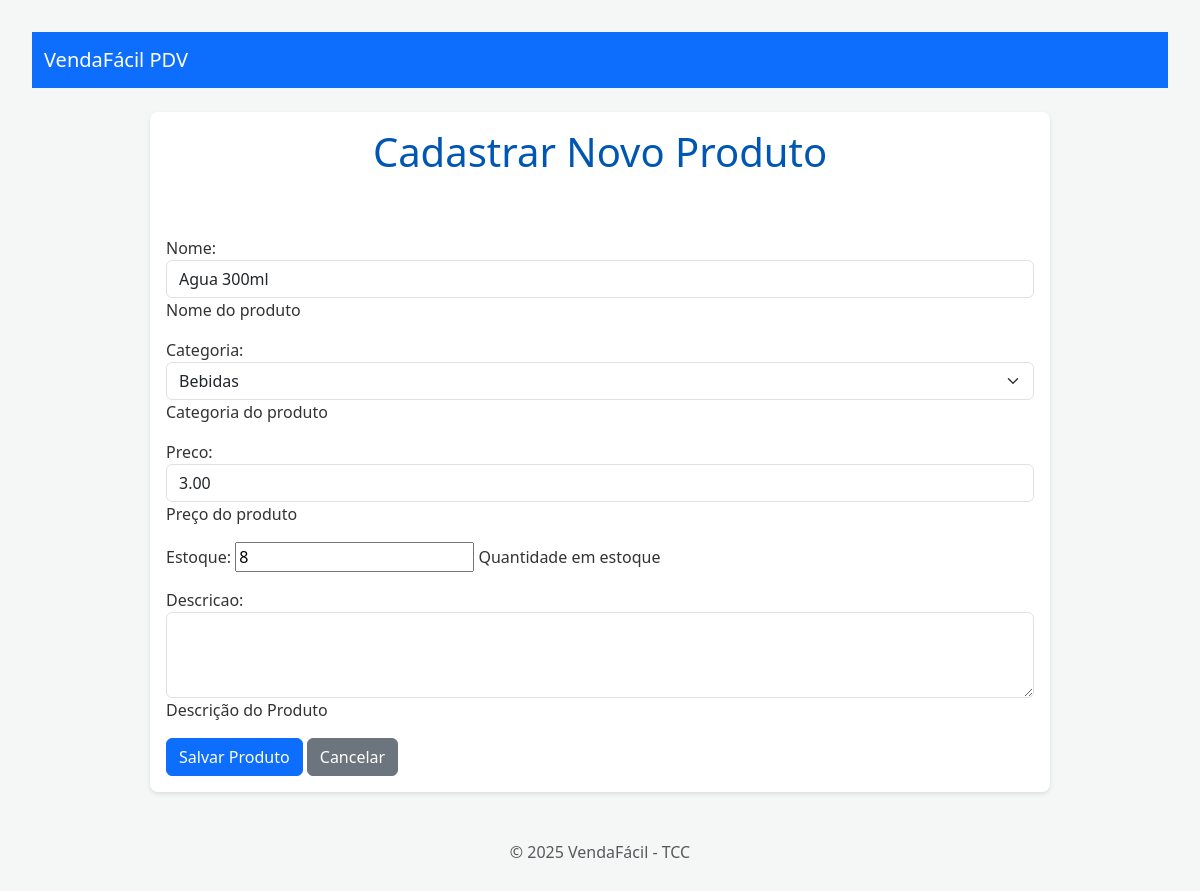
Before: /produtos/2/editar/ with the older database file.
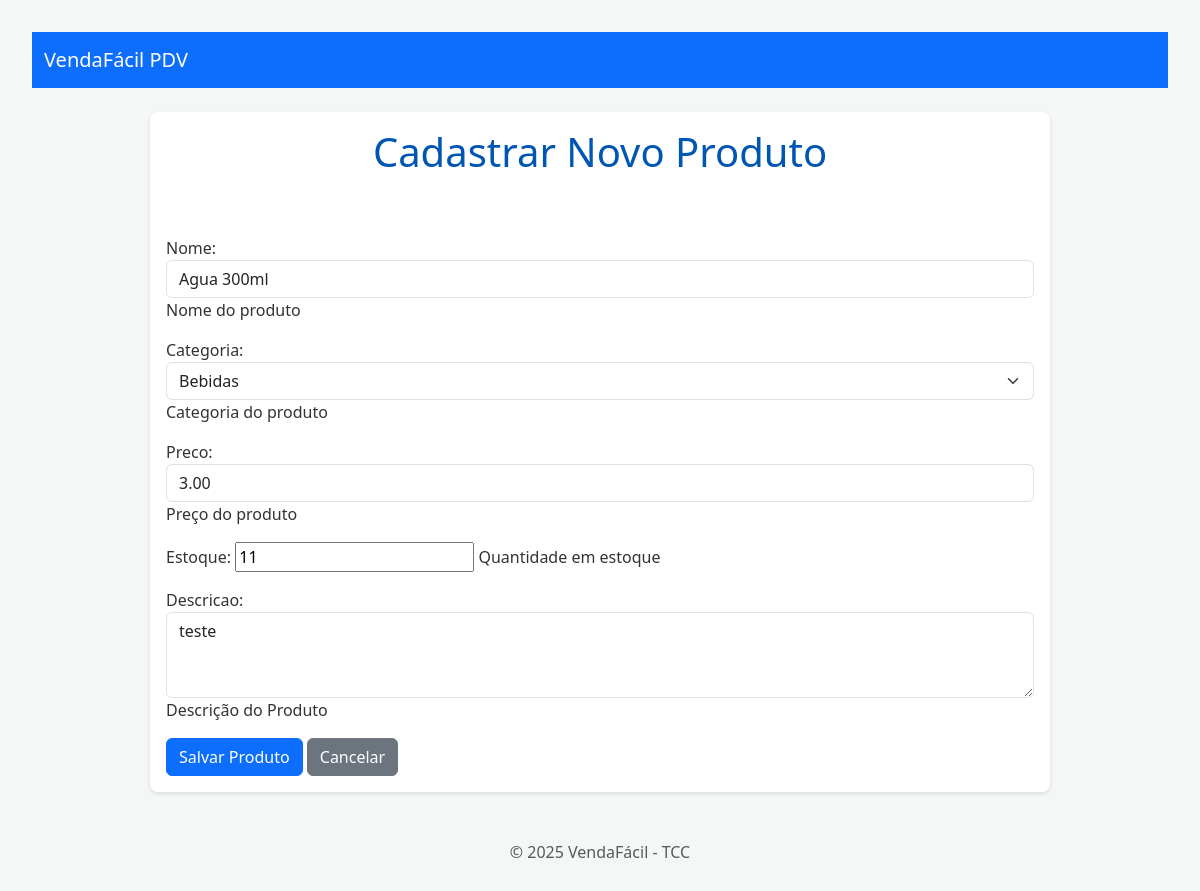
After: the same page with the newer database file.
### products/models.py (models this page shows, shortened)
class Produto(models.Model):
    nome = models.CharField(max_length=200, help_text="Nome do produto")
    descricao = models.TextField(blank=True, null=True, help_text="Descrição do Produto")
    preco = models.DecimalField(max_digits=10, decimal_places=2, help_text="Preço do produto")
    estoque = models.IntegerField(default=0, help_text="Quantidade em estoque")
    categoria = models.ForeignKey(Categoria, on_delete=models.PROTECT, related_name='produtos', help_text="Categoria do produto")
    data_criacao = models.DateTimeField(auto_now_add=True)
    data_atualizacao = models.DateTimeField(auto_now=True)

class Categoria(models.Model):
    nome = models.CharField(max_length=100, unique=True, help_text="Nome da categoria")
    def __str__(self):
        return self.nome

### products/views.py (the view)
# urls.py: path('<int:pk>/editar/', views.atualizar_produto, name='atualizar_produto'),
def atualizar_produto(request, pk):
    produto = get_object_or_404(Produto, pk=pk)
    if request.method =='POST':
        form = ProdutoForm(request.POST, instance=produto)
        if form.is_valid():
            form.save()
            return redirect('products:detalhe_produto', pk=produto.pk)
    else:
        form = ProdutoForm(instance=produto)
    context = {
        'form': form
    }
    return render(request, 'products/form_produtos.html', context)

### products/forms.py
class ProdutoForm(forms.ModelForm):
    class Meta:
        model = Produto
        fields = ['nome', 'categoria', 'preco', 'estoque', 'descricao']
        widgets = {
            'nome': forms.TextInput(attrs={'class': 'form-control'}),
            'categoria': forms.Select(attrs={'class': 'form-select'}),
            'preco': forms.NumberInput(attrs={'class': 'form-control'}),
            'descricao': forms.Textarea(attrs={'class': 'form-control', 'rows': 3}),
        }

### templates/products/form_produtos.html (shortened to what this page needs)
{% extends 'base.html' %}
{% block content %}
<h1>Cadastrar Novo Produto</h1>
<form method="POST">
    {{ form.as_p }}
    <button type="submit" class="btn btn-primary">Salvar Produto</button>
    <a href="{% url 'products:listar_produtos' %}" class="btn btn-secondary">Cancelar</a>
</form>
{% endblock %}

Changed rows visible on the page:
changed Produto "Bebidas": estoque "8" → "11"; descricao (not shown) → "teste"
